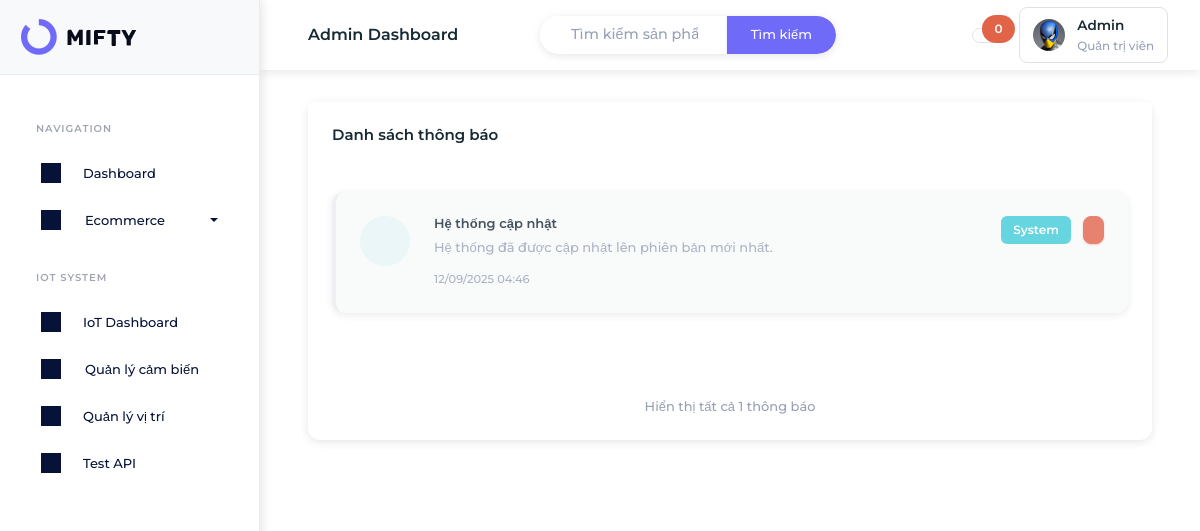
Page /admin/notifications/index.php?type=system on the committed database.
### tables this page shows
CREATE TABLE IF NOT EXISTS notifications (
    id INT AUTO_INCREMENT PRIMARY KEY,
    title VARCHAR(255) NOT NULL,
    message TEXT NOT NULL,
    type ENUM('product', 'sensor', 'system', 'alert') DEFAULT 'system',
    icon VARCHAR(100) DEFAULT 'iconoir-bell',
    icon_color VARCHAR(50) DEFAULT 'primary',
    is_read BOOLEAN DEFAULT FALSE,
    related_id INT DEFAULT NULL COMMENT 'ID của sản phẩm, cảm biến hoặc entity liên quan',
    related_type VARCHAR(50) DEFAULT NULL COMMENT 'Loại entity liên quan: product, sensor, category',
    created_at TIMESTAMP DEFAULT CURRENT_TIMESTAMP,
    updated_at TIMESTAMP DEFAULT CURRENT_TIMESTAMP ON UPDATE CURRENT_TIMESTAMP
);

### admin/notifications/index.php (the view, shortened to what this page needs)
<?php
try {
    $database = new Database();
    $pdo = $database->getConnection();
    $page = isset($_GET['page']) ? (int)$_GET['page'] : 1;
    $limit = 6;
    $offset = ($page - 1) * $limit;
    $type_filter = isset($_GET['type']) ? $_GET['type'] : '';
    $status_filter = isset($_GET['status']) ? $_GET['status'] : '';
    $where_conditions = [];
    $params = [];
    if (!empty($type_filter)) {
        $where_conditions[] = "type = ?";
        $params[] = $type_filter;
    }
    $where_clause = !empty($where_conditions) ? "WHERE " . implode(" AND ", $where_conditions) : "";
    $count_sql = "SELECT COUNT(*) as total FROM notifications $where_clause";
    $count_stmt = $pdo->prepare($count_sql);
    $count_stmt->execute($params);
    $total_notifications = $count_stmt->fetch()['total'];
    $total_pages = ceil($total_notifications / $limit);
    $sql = "SELECT * FROM notifications $where_clause ORDER BY created_at DESC LIMIT " . (int)$limit . " OFFSET " . (int)$offset;
    $stmt = $pdo->prepare($sql);
    $stmt->execute($params);
    $notifications = $stmt->fetchAll(PDO::FETCH_ASSOC);
} catch(Exception $e) {
    $error = "Lỗi kết nối database: " . $e->getMessage();
    $notifications = [];
    $stats = ['total' => 0, 'unread' => 0, 'product' => 0, 'sensor' => 0, 'system' => 0, 'alert' => 0];
}
?>
<!DOCTYPE html>
<html lang="vi" dir="ltr" data-startbar="light" data-bs-theme="light">
<head>
    <link href="../../assets/css/bootstrap.min.css" rel="stylesheet" type="text/css" />
    <link href="../../assets/css/icons.min.css" rel="stylesheet" type="text/css" />
    <link href="../../assets/css/app.min.css" rel="stylesheet" type="text/css" />
    <link href="../../assets/css/font-consistency.css" rel="stylesheet" type="text/css" />
    <link href="../partials/layout.css" rel="stylesheet" type="text/css" />
</head>
<body>
    <?php include '../partials/sidebar.php'; ?>
    <div class="content-page">
        <div class="content">
            <?php include '../partials/header.php'; ?>
            <div class="container-fluid">
                <div class="row">
                    <div class="col-12">
                        <div class="card">
                            <div class="card-header">
                                <h5 class="card-title mb-0">Danh sách thông báo</h5>
                            </div>
                            <div class="card-body">
                                <?php if (!empty($notifications)): ?>
                                    <div class="row" id="notifications-list">
                                        <?php foreach ($notifications as $notification): ?>
                                            <div class="col-12 mb-3">
                                                <div class="card notification-card <?php echo $notification['is_read'] ? 'read' : 'unread'; ?>"
                                                     data-id="<?php echo $notification['id']; ?>">
                                                    <div class="card-body">
                                                        <div class="d-flex">
                                                            <div class="flex-shrink-0">
                                                                <div class="notification-icon bg-<?php echo $notification['icon_color']; ?>-subtle text-<?php echo $notification['icon_color']; ?>">
                                                                </div>
                                                            </div>
                                                            <div class="flex-grow-1 ms-3">
                                                                <div class="d-flex justify-content-between align-items-start">
                                                                    <div>
                                                                        <h6 class="mb-1 fw-semibold"><?php echo htmlspecialchars($notification['title']); ?></h6>
                                                                        <p class="text-muted mb-2"><?php echo htmlspecialchars($notification['message']); ?></p>
                                                                        <small class="text-muted">
                                                                            <?php echo date('d/m/Y H:i', strtotime($notification['created_at'])); ?>
                                                                        </small>
                                                                    </div>
                                                                    <div class="d-flex gap-2">
                                                                        <span class="badge bg-<?php echo $notification['icon_color']; ?>">
                                                                            <?php echo ucfirst($notification['type']); ?>
                                                                        </span>
                                                                        <button class="btn btn-sm btn-danger" onclick="deleteNotification(<?php echo $notification['id']; ?>)">
                                                                        </button>
                                                                    </div>
                                                                </div>
                                                            </div>
                                                        </div>
                                                    </div>
                                                </div>
                                            </div>
                                        <?php endforeach; ?>
                                    </div>
                                    <?php if ($total_pages > 1): ?>
                                        <div class="d-flex justify-content-between align-items-center mt-4">
                                            <div class="pagination-info">
                                                Hiển thị <?php echo $offset + 1; ?>-<?php echo min($offset + $limit, $total_notifications); ?>
                                                trong tổng số <?php echo $total_notifications; ?> thông báo
                                            </div>
                                            <nav aria-label="Phân trang thông báo">
                                                <ul class="pagination mb-0">
                                                    <?php if ($page > 1): ?>
                                                        <li class="page-item">
                                                            <a class="page-link" href="?page=<?php echo $page - 1; ?>&type=<?php echo $type_filter; ?>&status=<?php echo $status_filter; ?>" title="Trang trước">
                                                                <i class="iconoir-arrow-left"></i>
                                                            </a>
                                                        </li>
                                                    <?php endif; ?>
                                                    <?php
                                                    $start_page = max(1, $page - 2);
                                                    $end_page = min($total_pages, $page + 2);
                                                    if ($start_page > 1): ?>
                                                        <li class="page-item disabled">
                                                            <span class="page-link">...</span>
                                                        </li>
                                                    <?php endif; ?>
                                                    <?php for ($i = $start_page; $i <= $end_page; $i++): ?>
                                                        <li class="page-item <?php echo $i === $page ? 'active' : ''; ?>">
                                                            <a class="page-link" href="?page=<?php echo $i; ?>&type=<?php echo $type_filter; ?>&status=<?php echo $status_filter; ?>"><?php echo $i; ?></a>
                                                        </li>
                                                    <?php endfor; ?>
                                                    <?php if ($end_page < $total_pages): ?>
                                                        <li class="page-item disabled">
                                                            <span class="page-link">...</span>
                                                        </li>
                                                    <?php endif; ?>
                                                    <?php if ($page < $total_pages): ?>
                                                        <li class="page-item">
                                                            <a class="page-link" href="?page=<?php echo $page + 1; ?>&type=<?php echo $type_filter; ?>&status=<?php echo $status_filter; ?>" title="Trang sau">
                                                                <i class="iconoir-arrow-right"></i>
                                                            </a>
                                                        </li>
                                                    <?php endif; ?>
                                                </ul>
                                            </nav>
                                        </div>
                                    <?php else: ?>
                                        <div class="text-center text-muted mt-4">
                                            Hiển thị tất cả <?php echo $total_notifications; ?> thông báo
                                        </div>
                                    <?php endif; ?>
                                <?php endif; ?>
                            </div>
                        </div>
                    </div>
                </div>
            </div>
        </div>
    </div>
</body>
</html>

### admin/partials/layout.css (style rules this page uses)
.content-page { margin-top: 70px; margin-left: 260px; transition: margin-left 0.3s ease; min-height: calc(100vh - 70px); padding: 2rem; }
.container-fluid { padding: 0 1rem; }
.card { border: none; box-shadow: 0 2px 10px rgba(0,0,0,0.1); border-radius: 12px; transition: all 0.3s ease; }
.card-body { padding: 1.5rem; }
.btn { border-radius: 8px; font-weight: 500; transition: all 0.3s ease; }
.badge { font-size: 0.75rem; padding: 0.5rem 0.75rem; border-radius: 6px; }

### admin/notifications/index.php (style rules this page uses)
.notification-card { transition: all 0.3s ease; border-left: 4px solid transparent; }
.notification-card.read { border-left-color: #e9ecef; background-color: #f8f9fa; opacity: 0.8; }
.notification-icon { width: 50px; height: 50px; border-radius: 50%; display: flex; align-items: center; justify-content: center; font-size: 1.2rem; }

### rows in the picture
notifications: title "Hệ thống cập nhật", message "Hệ thống đã được cập nhật lên phiên bản mới nhất.", created_at "12/09/2025 04:46", type "System"

### other values in the picture
$total_notifications "1"
